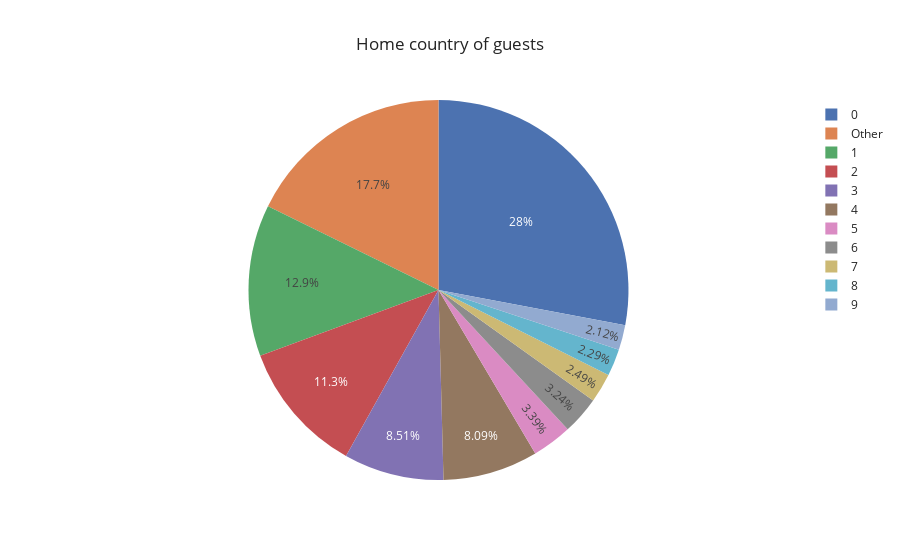

The cell this chart's notebook holds for it:
### Code cell
total_guests = country_data["count"].sum()
country_data["Guests in %"] = round(country_data["count"] / total_guests * 100, 2)
country_data["country"] = country_data.index
country_data.loc[country_data["Guests in %"] < 2, 'country'] = 'Other'

fig = px.pie(country_data, values="count",
             names='country',
             title='Home country of guests',
             template='seaborn'
             )
fig.update_traces(textposition='inside', textinfo='value+percent+label')
fig.show()

### Figure 1 — Plotly figure (JSON) as saved in the notebook; plotly's stock layout.template omitted (floating-point values rounded to 4 significant figures; data arrays with more than 128 entries replaced by an {"elided": "..."} marker saying what was removed)
{"data": [{"domain": {"x": [0, 1], "y": [0, 1]}, "hovertemplate": "country=%{label}<br>count=%{value}<extra></extra>", "labels": {"elided": "166 mixed values"}, "legendgroup": "", "name": "", "showlegend": true, "type": "pie", "values": {"elided": "166 int values"}}], "layout": {"legend": {"tracegroupgap": 0}, "title": {"text": "Home country of guests"}}}
